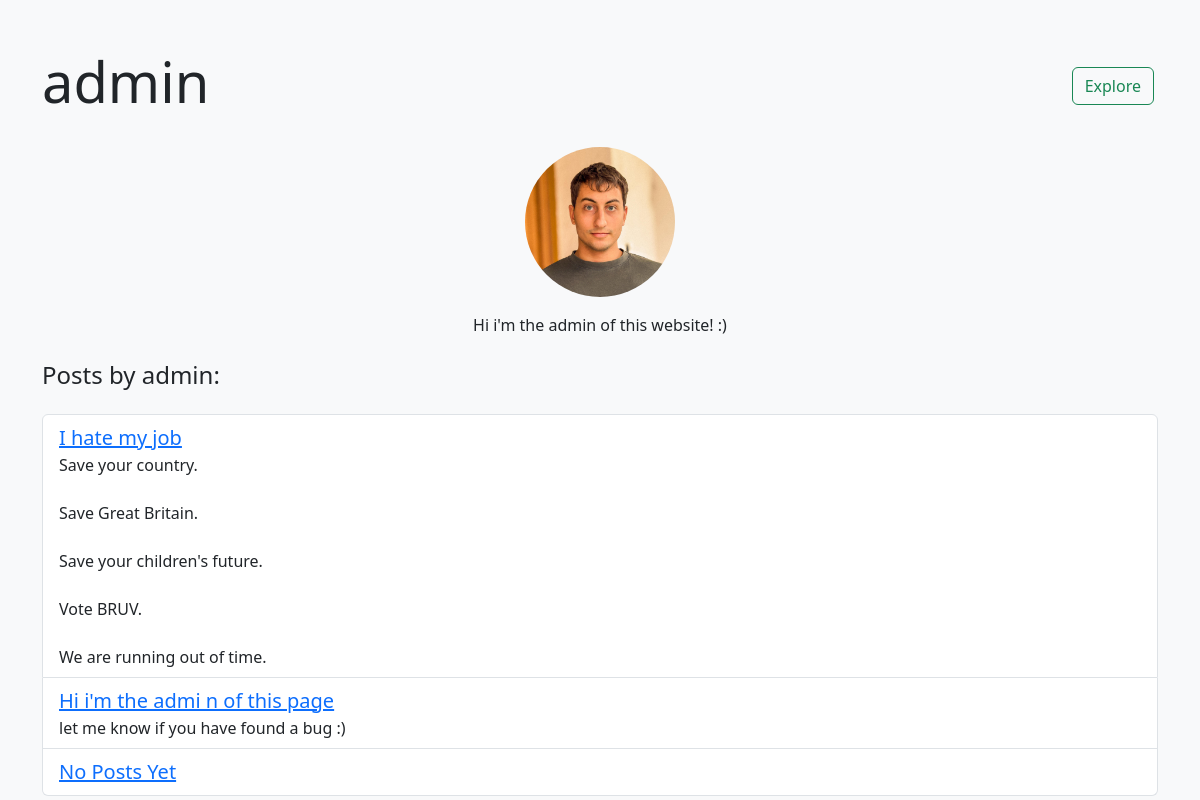
Before: /check_out_profile/1/ (signed in) with the older database file.
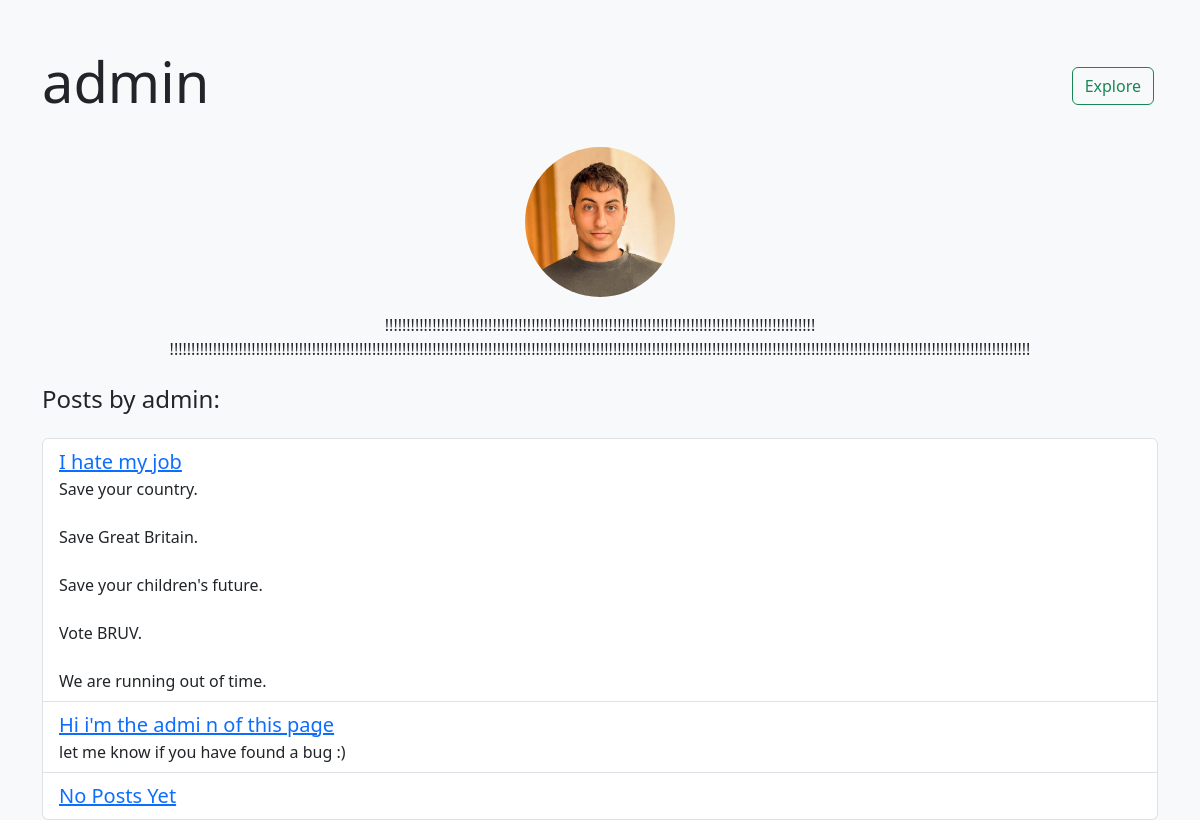
After: the same page with the newer database file.
### accounts/models.py (models this page shows, shortened)
class Profile(models.Model):
    user = models.OneToOneField(User, on_delete=models.CASCADE)
    profile_picture = models.ImageField(upload_to='profile_pictures/', default='profile_pictures/def_pfp.png')
    bio =  models.TextField(blank=True, null=True)

### explores/views.py (the view)
# urls.py: path('check_out_profile/<int:id>/', check_out_profile, name='check_out_profile'),
@login_required
def check_out_profile(request, id):
    user = get_object_or_404(User,id=id)
    profile = user.profile
    user.is_followed = Follow.objects.filter(follower=request.user,following=user).exists()
    user_posts = Post.objects.filter(user=user).order_by('-created_at')
    return render(request,"explores/check_out_profile.html", {'user':user, 'user_posts':user_posts, 'profile':profile})

### explores/templates/explores/check_out_profile.html (shortened to what this page needs)
{% load static %} {% load unicorn %} {% unicorn_scripts %}
<!doctype html>
<html lang="en">
    <head>
        <link
            href="https://cdn.jsdelivr.net/npm/bootstrap@5.3.0-alpha1/dist/css/bootstrap.min.css"
            rel="stylesheet"
        />
    </head>
    <body class="bg-light">
        <div class="container mt-5">
            <div class="d-flex justify-content-between align-items-center mb-4">
                <h1 class="display-4 text-dark">{{ user.username }}</h1>
                <div>
                    <a href="{% url 'explore' %}">
                        <button
                            type="submit"
                            class="btn btn-outline-success me-1"
                        >
                            Explore
                        </button>
                    </a>
                </div>
            </div>
            <div class="row mb-4 justify-content-center">
                <div class="col-md-4 text-center">
                    <div class="d-flex flex-column align-items-center">
                        {% if profile.profile_picture %}
                        <img
                            src="{{ profile.profile_picture.url }}"
                            alt="Profile Picture"
                            class="rounded-circle mb-3"
                            style="
                                width: 150px;
                                height: 150px;
                                object-fit: cover;
                            "
                        />
                        {% endif %}
                        <a>{{ profile.bio }}</a>
                    </div>
                </div>
            </div>
            <h2 class="h4 mb-4 text-dark">Posts by {{ user.username }}:</h2>
            <ul class="list-group">
                {% for post in user_posts %}
                <li
                    class="list-group-item d-flex flex-column justify-content-between align-items-start"
                >
                    <a
                        href="{% url 'check_out_post' post.id %}"
                        class="text-primary font-weight-bold fs-5"
                    >
                        {{ post.title }}
                    </a>
                    {{ post.text|linebreaksbr }}
                </li>
                {% endfor %} {% if post == None %}
                <li
                    class="list-group-item d-flex flex-column justify-content-between align-items-start"
                >
                    <a class="font-weight-bold fs-5"> No Posts Yet </a>
                </li>
                {% endif %}
            </ul>
        </div>
    </body>
</html>

Changed rows visible on the page:
changed Profile: bio "Hi i'm the admin of this website! :)" → "!!!!!!!!!!!!!!!!!!!!!!!!!!!!!!!!!!!!!!!!!!!!!!!!!!!!!!!!!!!!!!!!!!!!!!!!!!!!!!!!!!!!!!!!!!!!!!!!!!!! !!!!!!!!!!!!!!!!!!!!!!!!!!!!!!!!!!!!!!!!!!!!!!!!!!!!!!!!!!!!!!!!!!!!!!!!!!!!!!!!!!!!!!!!!!!!!!!!!!!!!!!!!!!!!!!!!!!!!!!!!!!!!!!!!!!!!!!!!!!!!!!!!!!!!!!!!!!!!!!!!!!!!!!!!!!!!!!!!!!!!!!!!!!!!!!!!!!!!!!!"
